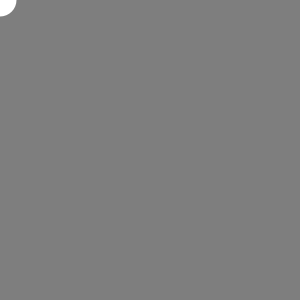
Frame 1 (no input)
Frame 60 (the mouse pressed at the canvas centre just before this capture): identical to frame 1, image omitted
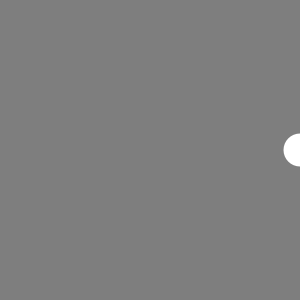
Frame 120 (the mouse held since frame 60 and released just before this capture)

The Processing sketch that drew these frames (run headless with seeded random() and noise(); from frame 60 on, the mouse is pressed at the canvas centre):

// Processing sketch: MousePosition_ScalingOffset_pde
// ── MousePosition_ScalingOffset_pde.pde

void setup() {
size(300, 300);
smooth();
noStroke();
}
void draw() {
frameRate(50);
background(126);
ellipse(mouseX*2, mouseY+0, 33, 33); // mouseX+offset or mouseX*2 for scaling offset
}
